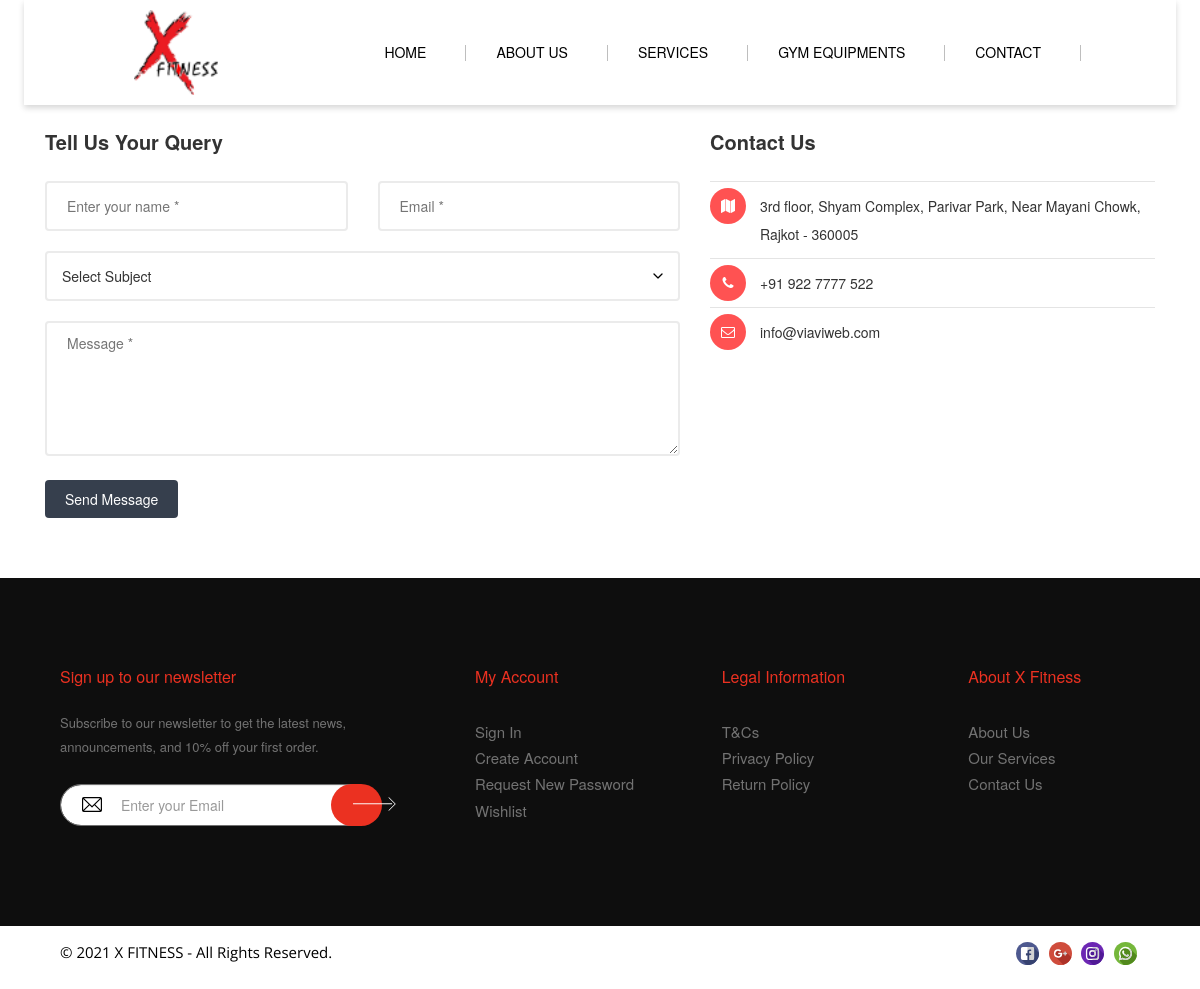
The app's page /contact-us, older data.
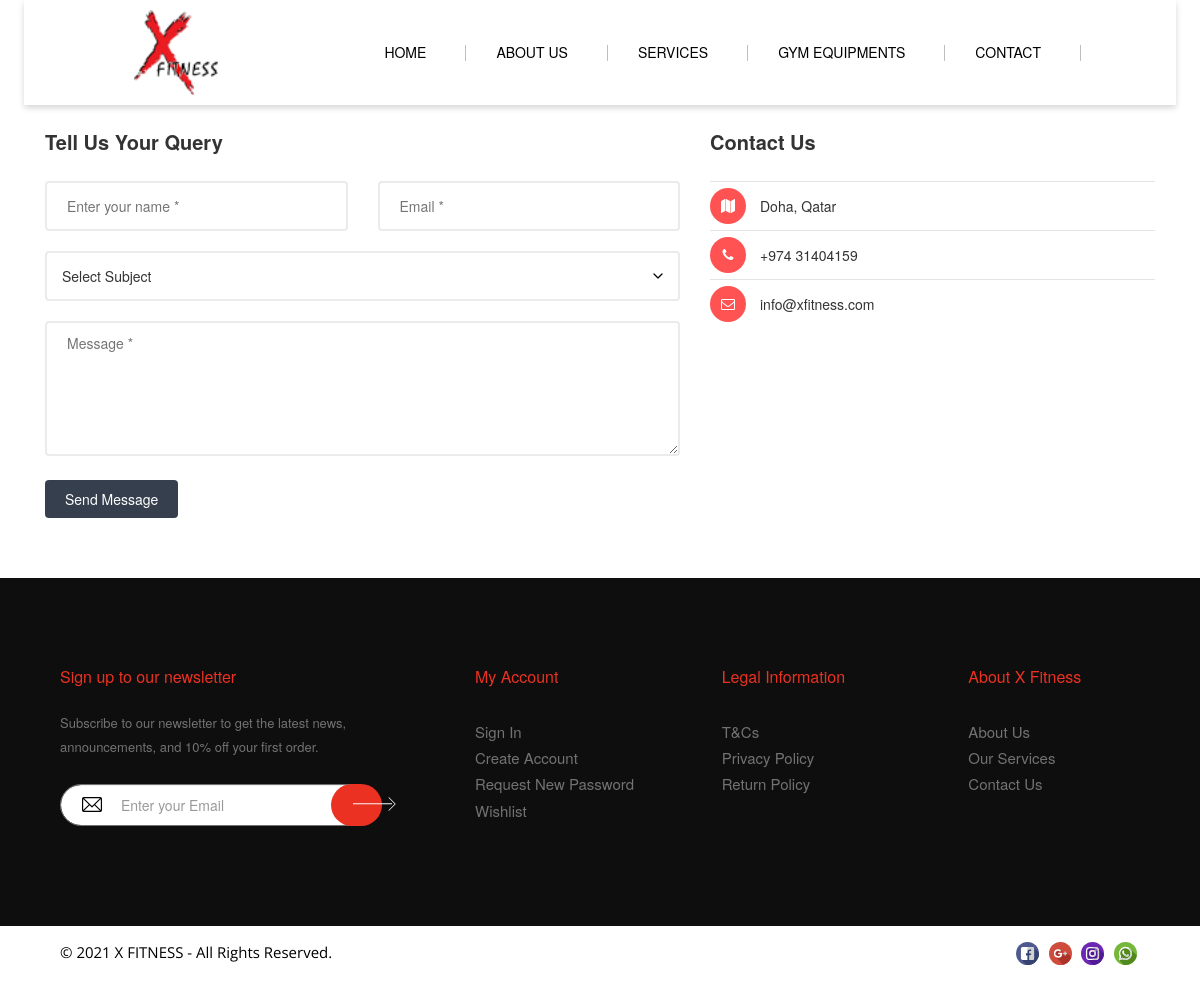
The same page, newer data.
### tables this page shows
CREATE TABLE `tbl_web_settings` (
  `id` int(2) NOT NULL,
  `site_name` text NOT NULL,
  `site_description` text NOT NULL,
  `site_keywords` text NOT NULL,
  `copyright_text` text NOT NULL,
  `web_logo_1` text NOT NULL,
  `web_logo_2` text NOT NULL,
  `web_favicon` text NOT NULL,
  `about_page_title` varchar(150) NOT NULL,
  `about_content` longtext NOT NULL,
  `about_status` varchar(10) NOT NULL DEFAULT 'true',
  `faq_content` longtext NOT NULL,
  `privacy_page_title` varchar(150) NOT NULL,
  `privacy_content` longtext NOT NULL,
  `privacy_page_status` varchar(10) NOT NULL DEFAULT 'true',
  `terms_of_use_page_title` varchar(150) NOT NULL,
  `terms_of_use_content` longtext NOT NULL,
  `terms_of_use_page_status` varchar(10) NOT NULL DEFAULT 'true',
  `refund_return_policy_page_title` varchar(150) NOT NULL,
  `refund_return_policy` longtext NOT NULL,
  `refund_return_policy_status` varchar(10) NOT NULL DEFAULT 'true',
  `cancellation_page_title` varchar(150) NOT NULL,
  `cancellation_content` longtext NOT NULL,
  `cancellation_page_status` varchar(10) NOT NULL DEFAULT 'true',
  `payments_page_title` varchar(150) NOT NULL,
  `payments_content` longtext NOT NULL,
  `payments_page_status` varchar(10) NOT NULL DEFAULT 'true',
  `contact_page_title` varchar(150) NOT NULL,
  `address` varchar(255) NOT NULL,
  `contact_number` varchar(60) NOT NULL,
  `contact_email` varchar(60) NOT NULL,
  `home_ad` varchar(20) NOT NULL,
  `home_banner_ad` longtext NOT NULL,
  `product_ad` varchar(20) NOT NULL,
  `product_banner_ad` longtext NOT NULL,
  `android_app_url` text NOT NULL,
  `ios_app_url` text NOT NULL,
  `header_code` longtext NOT NULL,
  `footer_code` longtext NOT NULL,
  `libraries_load_from` varchar(10) NOT NULL DEFAULT 'local'
);

### application/libraries/Template.php (called while the page is built)
<?php if ( ! defined('BASEPATH')) exit('No direct script access allowed');
class Template {
        var $template_data = array();
        function set($name, $value)
        {
            $this->template_data[$name] = $value;
        }
        function load($template = '', $view = '' , $view_data = array(), $return = FALSE)
        {
            $this->CI =& get_instance();
            $this->set('contents', $this->CI->load->view($view, $view_data, TRUE));
            return $this->CI->load->view($template, $this->template_data, $return);
        }
}

### application/controllers/Site.php (called while the page is built, shortened)
<?php if ( ! defined('BASEPATH')) exit('No direct script access allowed');
class Site extends CI_Controller
{
    public function contact_us(){
        $data = array();
        $data['page_title'] = 'Contact Us';
        $data['current_page'] = 'Contact Us';
        $data['contact_subjects'] = $this->common_model->select('tbl_contact_sub','DESC');
        $data['settings_row'] = $this->Setting_model->get_details();
        $this->template->load('site/template2', 'site/pages/contact_us', $data);
    }
}

### index.php (called while the page is built, shortened)
<?php
require_once BASEPATH.'core/CodeIgniter.php';

### application/views/site/pages/contact_us.php (the view, shortened to what this page needs)
<section class="contact-form-area mt-20 mb-30">
	<div class="container">
	  <div class="row">
	    <div class="col-md-7">
	      <div class="contact-form-title">
	        <h2><?=$this->lang->line('form_section_lbl')?></h2>
	      </div>
	      <div class="contact-form mb-30">
	        <form id="contact_form" action="<?php echo site_url('site/contact_form'); ?>" method="post">
				<div class="row">
				<div class="contact-input wizard-form-field">
					<div class="col-md-6">
						<div class="wizard-form-input has-float-label">
							<input type="text" name="name" required="" placeholder="<?=$this->lang->line('name_place_lbl')?> *">
						</div>
					</div>
					<div class="col-md-6">
						<div class="wizard-form-input has-float-label">
						  <input type="email" name="email" required="" placeholder="<?=$this->lang->line('email_lbl')?> *">
						</div>
					</div>
					<div class="col-md-12">
					  <div class="wizard-form-input has-float-label">
						  <select name="subject_id" class="chosen-select" required="">
							<option value=""><?=$this->lang->line('subject_lbl')?></option>
						  </select>
					  </div>
					</div>
					<div class="col-md-12">
						<div class="wizard-form-input has-float-label">
							<textarea name="message" required="" cols="40" rows="10" placeholder="<?=$this->lang->line('message_lbl')?> *"></textarea>
						</div>
					</div>
				  </div>
			    </div>
	          <div class="contact-submit">
	            <button type="submit" class="form-button btn_send"><?=$this->lang->line('send_msg_btn')?></button>
	          </div>
	        </form>
	      </div>
	    </div>
	    <div class="col-md-5">
	      <div class="contact-address-info">
	        <div class="contact-form-title">
	          <h2><?=$this->db->get_where('tbl_web_settings', array('id' => '1'))->row()->contact_page_title?></h2>
	        </div>
	        <div class="contact-address mb-30">
	          <ul>
	            <li><i class="fa fa-map"></i> <?=$this->db->get_where('tbl_web_settings', array('id' => '1'))->row()->address?></li>
	            <li><i class="fa fa-phone"></i> <?=$this->db->get_where('tbl_web_settings', array('id' => '1'))->row()->contact_number?></li>
	            <li><i class="fa fa-envelope-o"></i> <?=$this->db->get_where('tbl_web_settings', array('id' => '1'))->row()->contact_email?></li>
	          </ul>
	        </div>
	      </div>
	    </div>
	  </div>
	</div>
</section>

Row changes from the older to the newer data that the page shows:
changed tbl_web_settings "Contact Us": address "3rd floor, Shyam Complex, Parivar Park, Near Mayani Chowk, Rajkot - 360005" → "Doha, Qatar"; contact_number "+91 922 7777 522" → "+974 31404159"; contact_email "info@viaviweb.com" → "info@xfitness.com"
